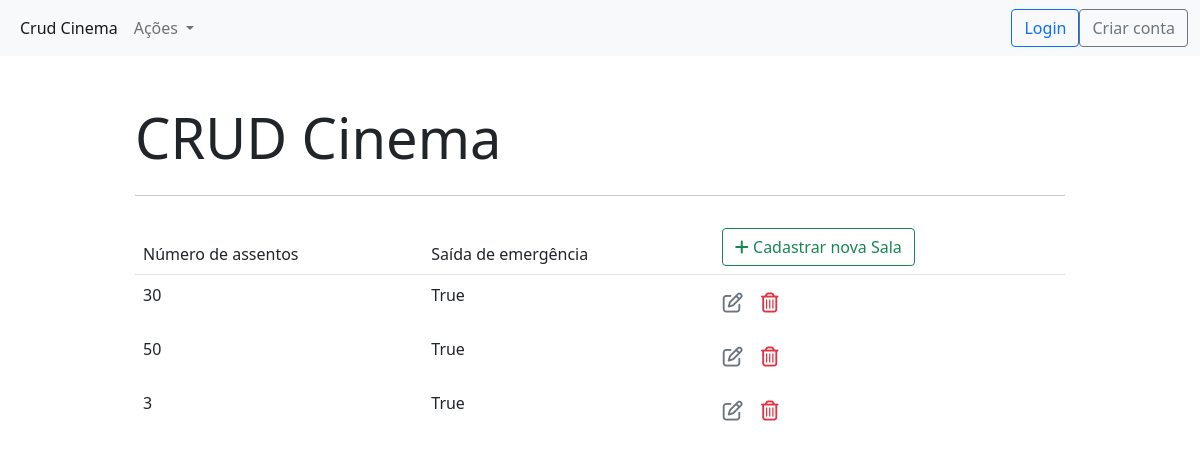
/salas/, run on an earlier commit of the app's database.
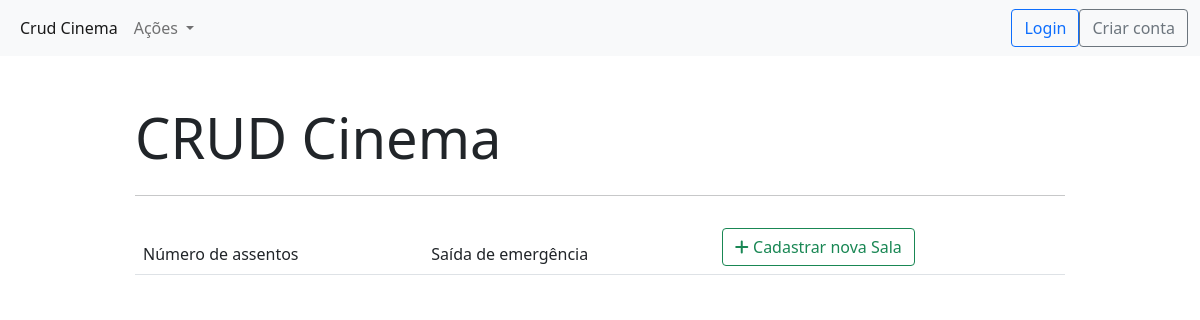
And on a later commit of the database.
### cinema_app/models.py (models this page shows, shortened)
class Sala(models.Model):
    numero_assentos = models.IntegerField(default=0)
    saida_emergencia = models.BooleanField()

### cinema_app/views.py (the view)
# urls.py: path('salas/', views.sala_list, name='sala_list'),
def sala_list(request):
    context = {'sala_list': Sala.objects.all()}
    return render(request, 'cinema_app/sala_list.html', context)

### cinema_app/templates/cinema_app/sala_list.html (shortened to what this page needs)
{% extends "cinema_app/base.html" %}
{% block content %}
<table class="table table-borderless">
    <thead class="border-bottom font-weight-bold">
        <tr>
            <td>Número de assentos</td>
            <td>Saída de emergência</td>
            <td>
                <a href="{% url 'sala_insert'%}" class="btn btn-outline-success">
                <i class="fas fa-plus"></i> Cadastrar nova Sala
            </a>
            </td>
        </tr>
    </thead>
    <tbody>
        {% for sala in sala_list %}
            <tr>
                <td>{{sala.numero_assentos}}</td>
                <td>{{sala.saida_emergencia}}</td>
                <td>
                    <a href="{% url 'sala_update' sala.id %}" class="btn text-secondary px-0">
                        <i class="far fa-edit fa-lg"></i>
                    </a>
                    <form action="{% url 'sala_delete' sala.id %}" method='POST' class="d-inline">
                        <button type="submit" class="btn">
                            <i class="far fa-trash-alt fa-lg text-danger float-right"></i>
                        </button>
                    </form>
                </td>
            </tr>
        {% endfor %}
    </tbody>
</table>
{% endblock content %}

### cinema_app/templates/cinema_app/base.html (shortened to what this page needs)
<!DOCTYPE html>
<html lang="en">
<head>
    <link href="https://cdn.jsdelivr.net/npm/bootstrap@5.1.2/dist/css/bootstrap.min.css" rel="stylesheet">
    <link rel="stylesheet" href="https://cdnjs.cloudflare.com/ajax/libs/font-awesome/6.0.0-beta2/css/all.min.css">
</head>
<body>
    <nav class="navbar navbar-expand-lg navbar-light bg-light">
        <div class="container-fluid">
          <div class="collapse navbar-collapse" id="navbarSupportedContent">
            <ul class="navbar-nav me-auto mb-2 mb-lg-0">
              <li class="nav-item">
                <a class="nav-link active" aria-current="page" href="/">Crud Cinema</a>
              </li>
              <li class="nav-item dropdown">
                <a class="nav-link dropdown-toggle" href="#" id="navbarDropdown" role="button" data-bs-toggle="dropdown" aria-expanded="false">
                  Ações
                </a>
              </li>
            </ul>
            <ul class="navbar-nav mb-2 mb-lg-0">
              <li class="nav-item">
                <a class="btn btn-outline-primary mr-10" href="/login/">Login</a>
              </li>
              <li class="nav-item">
                <a class="btn btn-outline-secondary" href="/register/">Criar conta</a>
              </li>
            </ul>
          </div>
        </div>
      </nav>
    <div class="container">
        <div class="col-md-10 offset-md-1 mt-5">
            <div class="jumbotron">
                <h1 class="display-4">CRUD Cinema</h1>
                <hr class="my-4">
                {%block content %}
                {% endblock content %}
              </div>
        </div>
    </div>
</body>
</html>

What changed in the data, as far as the page shows it:
removed Sala: numero_assentos "30", saida_emergencia "True"
removed Sala: numero_assentos "50", saida_emergencia "True"
removed Sala: numero_assentos "3", saida_emergencia "True"
